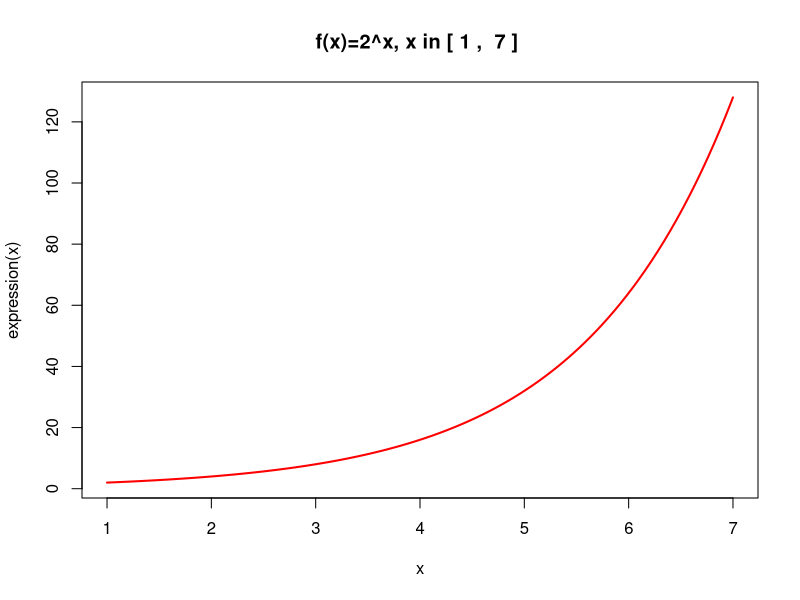

Here is the R script that generated this plot:
#!/usr/bin/env Rscript

expression <- function(x) {
    y = 2^x
}

draw_plot <- function(start, stop) {
	# Funcția afisează graficul funcției `f(x) = 2x` pe un interval 
	# specificat [a, b].
	# Se va utiliza culoarea roșie pentru grafic cu grosimea liniei 2.
	# Graficul va trebui sa aibă ca titlul 'f(x)=2ˆx, x in [a,b]'.
    title <- paste("f(x)=2^x, x in [", start, ", ", stop, "]", seq="")
	curve(expression, start, stop, col="red", lwd=2, main=title)
}

draw_plot(1, 7)
